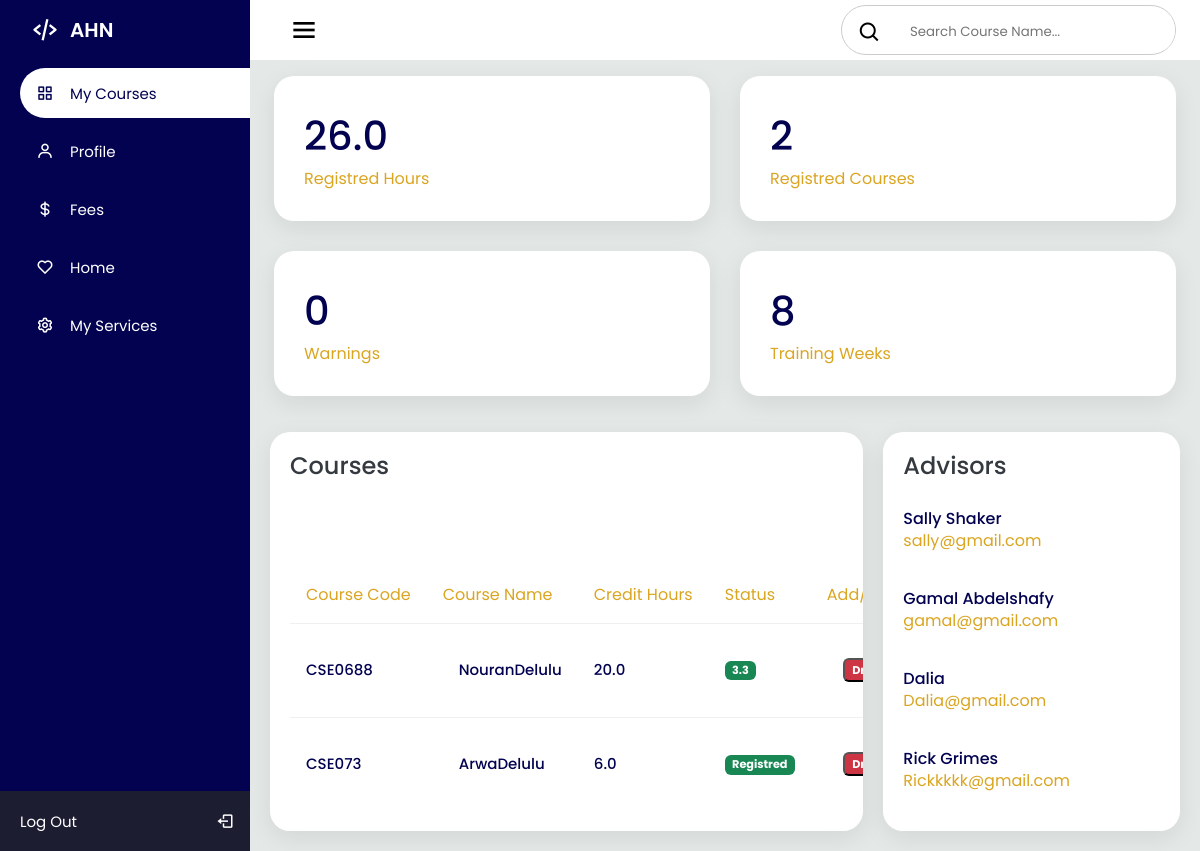
Screenshot of /courses with the database file from the repository.
### AHNapp/models.py (models this page shows)
class Course(models.Model):
    id = models.AutoField(primary_key=True)
    Studentid = models.ForeignKey(Student, on_delete=models.CASCADE, default=0)
    CourseTitle = models.CharField(max_length=200)
    CourseCode = models.CharField(max_length=200)
    CourseWeight = models.FloatField()
    CourseGrade = models.FloatField()
    isReg = models.BooleanField(default=False)

class User(AbstractUser):
    name = models.CharField(max_length=200)
    password = models.CharField(max_length=200)
    id = models.AutoField(primary_key=True)
    email = models.EmailField(max_length=200)
    USERNAME_FIELD = 'email'

class Advisor(User):
    position = models.CharField(max_length=200)

class User(AbstractUser):
    name = models.CharField(max_length=200)
    password = models.CharField(max_length=200)
    id = models.AutoField(primary_key=True)
    email = models.EmailField(max_length=200)
    USERNAME_FIELD = 'email'

### AHNapp/views.py (the view)
# urls.py: path('courses', views.courses, name='courses'),
def courses(request):
    items = Course.objects.all()
    advisorat = Advisor.objects.all()
    total_weight = Course.objects.all().filter(isReg=True).aggregate(Sum('CourseWeight'))['CourseWeight__sum']
    regis_num = Course.objects.filter(isReg=True).count()
    return render(request, 'courses.html', {'courses': items,'total_weight': total_weight,"regis_num":regis_num,'advisorat':advisorat})

### AHNapp/templates/courses.html (shortened to what this page needs)
<!DOCTYPE html>
<html lang="en">
<head>
  <link rel="stylesheet" href="courses.css">
  <link href='https://unpkg.com/boxicons@2.1.1/css/boxicons.min.css' rel='stylesheet'>
</head>
<body>
  <div class="sidebar">
    <div class="logo_details">
      <i class='bx bx-code-alt'></i>
      <div class="logo_name">
        AHN
      </div>
    </div>
    <ul>
      <li>
        <a href="#" class="active">
          <i class='bx bx-grid-alt'></i>
          <span class="links_name">
            My Courses
          </span>
        </a>
      </li>
      <li>
        <a href="#">
            <i class='bx bx-user'></i>
          <span class="links_name">
            Profile
          </span>
        </a>
      </li>
      <li>
        <a href="fees.html">
          <i class='bx bx-dollar' ></i>
          <span class="links_name">
            Fees
          </span>
        </a>
      </li>
      <li>
        <a href="homepage.html">
          <i class='bx bx-heart'></i>
          <span class="links_name">
            Home
          </span>
        </a>
      </li>
      <li>
        <a href="#">
          <i class='bx bx-cog'></i>
          <span class="links_name">
            My Services
          </span>
        </a>
      </li>
      <li class="login">
        <a href="index.html">
          <span class="links_name login_out">
            Log Out
          </span>
          <i class='bx bx-log-out' id="log_out"></i>
        </a>
      </li>
    </ul>
  </div>
  <section class="home_section">
    <div class="topbar">
      <div class="toggle">
        <i class='bx bx-menu' id="btn"></i>
      </div>
      <div class="search_wrapper">
        <label>
          <span>
            <i class='bx bx-search'></i>
          </span>
          <input type="search" placeholder="Search Course Name...">
        </label>
      </div>
    </div>
    <div class="card-boxes">
      <div class="box">
        <div class="right_side">
          <div class="numbers">{{total_weight}}</div>
          <div class="box_topic">Registred Hours </div>
        </div>
      </div>
      <div class="box">
        <div class="right_side">
          <div class="numbers">{{regis_num}}</div>
          <div class="box_topic">Registred Courses</div>
        </div>
      </div>
      <div class="box">
        <div class="right_side">
          <div class="numbers">0</div>
          <div class="box_topic">Warnings</div>
        </div>
      </div>
      <div class="box">
        <div class="right_side">
          <div class="numbers">8</div>
          <div class="box_topic">Training Weeks</div>
        </div>
      </div>
    </div>
    <div class="details">
      <div class="Course_name">
        <div class="card_header">
          <h2>Courses</h2>
        </div>
        <table>
          <thead>
            <tr>
              <td>Course Code</td>
              <td>Course Name</td>
              <td>Credit Hours</td>
              <td>Status</td>
              <td>Add/Drop Request</td>
            </tr>
          </thead>
          <tbody>
            {% for course in courses %}
            <tr>
              <td>{{course.CourseCode}}</td>
              <td>{{course.CourseTitle}}</td>
              <td>{{course.CourseWeight}}</td>
              <td>
              {%if course.isReg %}
                {% if course.CourseGrade > 0.00 %}
                  <span class="badge bg_seccuss">
                    {{course.CourseGrade}}
                  </span>
                {% else %}
                  <span class="badge bg_seccuss">
                    Registred
                  </span>
                {% endif %}
              </td>
              <td>
                <form method="POST" action="{% url 'drop_course' course.id %}">
                  <button type="submit" class="badge bg_danger">Drop</button>
              </form>
            </td>
              {% endif %}
            </tr>
          {% endfor %}
          </tbody>
        </table>
      </div>
      <div class="Tutors_name">
        <div class="card_header">
          <h2>Advisors</h2>
        </div>
        <table>
          <tbody>
            {% for advisor in advisorat %}
            <tr>
              <td>
                <h4>{{advisor.name}}</h4>
                <span>{{advisor.email}}</span>
              </td>
            </tr>
            {% endfor %}
              <td>
                <h4>Rick Grimes</h4>
                <span>Rickkkkk@gmail.com</span>
              </td>
          </tbody>
        </table>
      </div>
    </div>
  </section>
</body>
</html>

### rows the page displays
Course: CourseCode "CSE0688", CourseTitle "NouranDelulu", CourseWeight "20.0", CourseGrade "3.3"
Course: CourseCode "CSE073", CourseTitle "ArwaDelulu", CourseWeight "6.0", isReg "Registred"
Advisor: name "Sally Shaker", email "sally@gmail.com"
Advisor: name "Gamal Abdelshafy", email "gamal@gmail.com"
Advisor: name "Dalia", email "Dalia@gmail.com"

### other values shown
{{ total_weight }} "26.0"
{{ regis_num }} "2"
